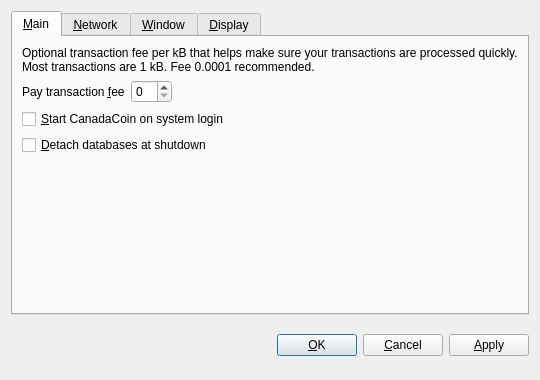
<?xml version="1.0" encoding="UTF-8"?>
<ui version="4.0">
 <class>OptionsDialog</class>
 <widget class="QDialog" name="OptionsDialog">
  <property name="geometry">
   <rect>
    <x>0</x>
    <y>0</y>
    <width>540</width>
    <height>380</height>
   </rect>
  </property>
  <property name="windowTitle">
   <string>Options</string>
  </property>
  <property name="modal">
   <bool>true</bool>
  </property>
  <layout class="QVBoxLayout" name="verticalLayout">
   <item>
    <widget class="QTabWidget" name="tabWidget">
     <property name="tabPosition">
      <enum>QTabWidget::North</enum>
     </property>
     <property name="currentIndex">
      <number>0</number>
     </property>
     <widget class="QWidget" name="tabMain">
      <attribute name="title">
       <string>&amp;Main</string>
      </attribute>
      <layout class="QVBoxLayout" name="verticalLayout_Main">
       <item>
        <widget class="QLabel" name="transactionFeeInfoLabel">
         <property name="text">
          <string>Optional transaction fee per kB that helps make sure your transactions are processed quickly. Most transactions are 1 kB. Fee 0.0001 recommended.</string>
         </property>
         <property name="textFormat">
          <enum>Qt::PlainText</enum>
         </property>
         <property name="wordWrap">
          <bool>true</bool>
         </property>
        </widget>
       </item>
       <item>
        <layout class="QHBoxLayout" name="horizontalLayout_Main">
         <item>
          <widget class="QLabel" name="transactionFeeLabel">
           <property name="text">
            <string>Pay transaction &amp;fee</string>
           </property>
           <property name="textFormat">
            <enum>Qt::PlainText</enum>
           </property>
           <property name="buddy">
            <cstring>transactionFee</cstring>
           </property>
          </widget>
         </item>
         <item>
          <widget class="BitcoinAmountField" name="transactionFee"/>
         </item>
         <item>
          <spacer name="horizontalSpacer_Main">
           <property name="orientation">
            <enum>Qt::Horizontal</enum>
           </property>
           <property name="sizeHint" stdset="0">
            <size>
             <width>40</width>
             <height>20</height>
            </size>
           </property>
          </spacer>
         </item>
        </layout>
       </item>
       <item>
        <widget class="QCheckBox" name="bitcoinAtStartup">
         <property name="toolTip">
          <string>Automatically start CanadaCoin after logging in to the system.</string>
         </property>
         <property name="text">
          <string>&amp;Start CanadaCoin on system login</string>
         </property>
        </widget>
       </item>
       <item>
        <widget class="QCheckBox" name="detachDatabases">
         <property name="toolTip">
          <string>Detach block and address databases at shutdown. This means they can be moved to another data directory, but it slows down shutdown. The wallet is always detached.</string>
         </property>
         <property name="text">
          <string>&amp;Detach databases at shutdown</string>
         </property>
        </widget>
       </item>
       <item>
        <spacer name="verticalSpacer_Main">
         <property name="orientation">
          <enum>Qt::Vertical</enum>
         </property>
         <property name="sizeHint" stdset="0">
          <size>
           <width>20</width>
           <height>40</height>
          </size>
         </property>
        </spacer>
       </item>
      </layout>
     </widget>
     <widget class="QWidget" name="tabNetwork">
      <attribute name="title">
       <string>&amp;Network</string>
      </attribute>
      <layout class="QVBoxLayout" name="verticalLayout_Network">
       <item>
        <widget class="QCheckBox" name="mapPortUpnp">
         <property name="toolTip">
          <string>Automatically open the CanadaCoin client port on the router. This only works when your router supports UPnP and it is enabled.</string>
         </property>
         <property name="text">
          <string>Map port using &amp;UPnP</string>
         </property>
        </widget>
       </item>
       <item>
        <widget class="QCheckBox" name="connectSocks">
         <property name="toolTip">
          <string>Connect to the CanadaCoin network through a SOCKS proxy (e.g. when connecting through Tor).</string>
         </property>
         <property name="text">
          <string>&amp;Connect through SOCKS proxy:</string>
         </property>
        </widget>
       </item>
       <item>
        <layout class="QHBoxLayout" name="horizontalLayout_Network">
         <item>
          <widget class="QLabel" name="proxyIpLabel">
           <property name="text">
            <string>Proxy &amp;IP:</string>
           </property>
           <property name="textFormat">
            <enum>Qt::PlainText</enum>
           </property>
           <property name="buddy">
            <cstring>proxyIp</cstring>
           </property>
          </widget>
         </item>
         <item>
          <widget class="QValidatedLineEdit" name="proxyIp">
           <property name="maximumSize">
            <size>
             <width>140</width>
             <height>16777215</height>
            </size>
           </property>
           <property name="toolTip">
            <string>IP address of the proxy (e.g. 127.0.0.1)</string>
           </property>
          </widget>
         </item>
         <item>
          <widget class="QLabel" name="proxyPortLabel">
           <property name="text">
            <string>&amp;Port:</string>
           </property>
           <property name="textFormat">
            <enum>Qt::PlainText</enum>
           </property>
           <property name="buddy">
            <cstring>proxyPort</cstring>
           </property>
          </widget>
         </item>
         <item>
          <widget class="QLineEdit" name="proxyPort">
           <property name="maximumSize">
            <size>
             <width>55</width>
             <height>16777215</height>
            </size>
           </property>
           <property name="toolTip">
            <string>Port of the proxy (e.g. 9050)</string>
           </property>
          </widget>
         </item>
         <item>
          <widget class="QLabel" name="socksVersionLabel">
           <property name="text">
            <string>SOCKS &amp;Version:</string>
           </property>
           <property name="textFormat">
            <enum>Qt::PlainText</enum>
           </property>
           <property name="buddy">
            <cstring>socksVersion</cstring>
           </property>
          </widget>
         </item>
         <item>
          <widget class="QValueComboBox" name="socksVersion">
           <property name="toolTip">
            <string>SOCKS version of the proxy (e.g. 5)</string>
           </property>
          </widget>
         </item>
         <item>
          <spacer name="horizontalSpacer_Network">
           <property name="orientation">
            <enum>Qt::Horizontal</enum>
           </property>
           <property name="sizeHint" stdset="0">
            <size>
             <width>40</width>
             <height>20</height>
            </size>
           </property>
          </spacer>
         </item>
        </layout>
       </item>
       <item>
        <spacer name="verticalSpacer_Network">
         <property name="orientation">
          <enum>Qt::Vertical</enum>
         </property>
         <property name="sizeHint" stdset="0">
          <size>
           <width>20</width>
           <height>40</height>
          </size>
         </property>
        </spacer>
       </item>
      </layout>
     </widget>
     <widget class="QWidget" name="tabWindow">
      <attribute name="title">
       <string>&amp;Window</string>
      </attribute>
      <layout class="QVBoxLayout" name="verticalLayout_Window">
       <item>
        <widget class="QCheckBox" name="minimizeToTray">
         <property name="toolTip">
          <string>Show only a tray icon after minimizing the window.</string>
         </property>
         <property name="text">
          <string>&amp;Minimize to the tray instead of the taskbar</string>
         </property>
        </widget>
       </item>
       <item>
        <widget class="QCheckBox" name="minimizeOnClose">
         <property name="toolTip">
          <string>Minimize instead of exit the application when the window is closed. When this option is enabled, the application will be closed only after selecting Quit in the menu.</string>
         </property>
         <property name="text">
          <string>M&amp;inimize on close</string>
         </property>
        </widget>
       </item>
       <item>
        <spacer name="verticalSpacer_Window">
         <property name="orientation">
          <enum>Qt::Vertical</enum>
         </property>
         <property name="sizeHint" stdset="0">
          <size>
           <width>20</width>
           <height>40</height>
          </size>
         </property>
        </spacer>
       </item>
      </layout>
     </widget>
     <widget class="QWidget" name="tabDisplay">
      <attribute name="title">
       <string>&amp;Display</string>
      </attribute>
      <layout class="QVBoxLayout" name="verticalLayout_Display">
       <item>
        <layout class="QHBoxLayout" name="horizontalLayout_1_Display">
         <item>
          <widget class="QLabel" name="langLabel">
           <property name="text">
            <string>User Interface &amp;language:</string>
           </property>
           <property name="textFormat">
            <enum>Qt::PlainText</enum>
           </property>
           <property name="buddy">
            <cstring>lang</cstring>
           </property>
          </widget>
         </item>
         <item>
          <widget class="QValueComboBox" name="lang">
           <property name="toolTip">
            <string>The user interface language can be set here. This setting will take effect after restarting CanadaCoin.</string>
           </property>
          </widget>
         </item>
        </layout>
       </item>
       <item>
        <layout class="QHBoxLayout" name="horizontalLayout_2_Display">
         <item>
          <widget class="QLabel" name="unitLabel">
           <property name="text">
            <string>&amp;Unit to show amounts in:</string>
           </property>
           <property name="textFormat">
            <enum>Qt::PlainText</enum>
           </property>
           <property name="buddy">
            <cstring>unit</cstring>
           </property>
          </widget>
         </item>
         <item>
          <widget class="QValueComboBox" name="unit">
           <property name="toolTip">
            <string>Choose the default subdivision unit to show in the interface and when sending coins.</string>
           </property>
          </widget>
         </item>
        </layout>
       </item>
       <item>
        <widget class="QCheckBox" name="displayAddresses">
         <property name="toolTip">
          <string>Whether to show CanadaCoin addresses in the transaction list or not.</string>
         </property>
         <property name="text">
          <string>&amp;Display addresses in transaction list</string>
         </property>
        </widget>
       </item>
       <item>
        <widget class="QCheckBox" name="coinControlFeatures">
         <property name="toolTip">
          <string>Whether to show coin control features or not.</string>
         </property>
         <property name="text">
          <string>Display coin &amp;control features (experts only!)</string>
         </property>
        </widget>
       </item>
       <item>
        <spacer name="verticalSpacer_Display">
         <property name="orientation">
          <enum>Qt::Vertical</enum>
         </property>
         <property name="sizeHint" stdset="0">
          <size>
           <width>20</width>
           <height>40</height>
          </size>
         </property>
        </spacer>
       </item>
      </layout>
     </widget>
    </widget>
   </item>
   <item>
    <layout class="QHBoxLayout" name="horizontalLayout_Buttons">
     <item>
      <spacer name="horizontalSpacer_1">
       <property name="orientation">
        <enum>Qt::Horizontal</enum>
       </property>
       <property name="sizeHint" stdset="0">
        <size>
         <width>40</width>
         <height>48</height>
        </size>
       </property>
      </spacer>
     </item>
     <item>
      <widget class="QLabel" name="statusLabel">
       <property name="font">
        <font>
         <weight>75</weight>
         <bold>true</bold>
        </font>
       </property>
       <property name="text">
        <string/>
       </property>
       <property name="textFormat">
        <enum>Qt::PlainText</enum>
       </property>
       <property name="wordWrap">
        <bool>true</bool>
       </property>
      </widget>
     </item>
     <item>
      <spacer name="horizontalSpacer_2">
       <property name="orientation">
        <enum>Qt::Horizontal</enum>
       </property>
       <property name="sizeHint" stdset="0">
        <size>
         <width>40</width>
         <height>48</height>
        </size>
       </property>
      </spacer>
     </item>
     <item>
      <widget class="QPushButton" name="okButton">
       <property name="text">
        <string>&amp;OK</string>
       </property>
      </widget>
     </item>
     <item>
      <widget class="QPushButton" name="cancelButton">
       <property name="text">
        <string>&amp;Cancel</string>
       </property>
       <property name="autoDefault">
        <bool>false</bool>
       </property>
      </widget>
     </item>
     <item>
      <widget class="QPushButton" name="applyButton">
       <property name="text">
        <string>&amp;Apply</string>
       </property>
       <property name="autoDefault">
        <bool>false</bool>
       </property>
      </widget>
     </item>
    </layout>
   </item>
  </layout>
 </widget>
 <customwidgets>
  <customwidget>
   <class>BitcoinAmountField</class>
   <extends>QSpinBox</extends>
   <header>bitcoinamountfield.h</header>
  </customwidget>
  <customwidget>
   <class>QValueComboBox</class>
   <extends>QComboBox</extends>
   <header>qvaluecombobox.h</header>
  </customwidget>
  <customwidget>
   <class>QValidatedLineEdit</class>
   <extends>QLineEdit</extends>
   <header>qvalidatedlineedit.h</header>
  </customwidget>
 </customwidgets>
 <resources/>
 <connections/>
</ui>
